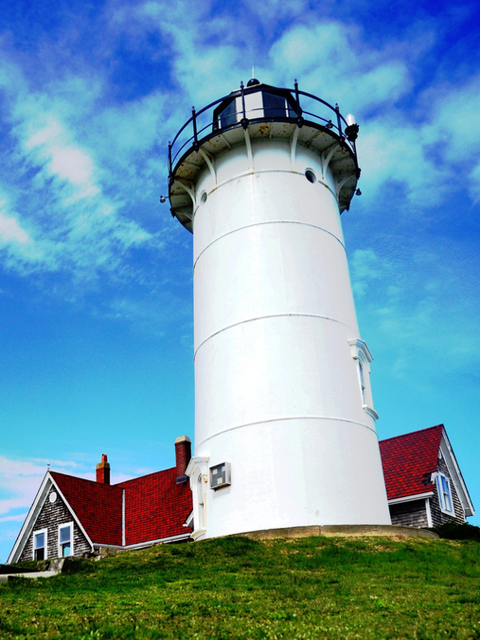
#> input picture Foto Esercitazioni/lighthouse.png, 480 x 640 px, found by its file name
$ python ImageManipulation.py
#> lines starting #> are read from the running program, lines starting #| are printed output that depends on the picture
# Import libraries
import os
import matplotlib.pyplot as plt
import imageio.v3 as io
import skimage.color as sk
import numpy as np

path =r'C:\Users\danie\Desktop\IPCV\Foto Esercitazioni'

Img=io.imread(os.path.join(path,'lighthouse.png'))
#> Img is the input picture: shape (640, 480, 3); mean R, G, B 106.4, 150.1, 171.4

plt.imshow(Img)
plt.axis('off')
plt.show()

# Convert to grayscale
Img_gray=sk.rgb2gray(Img)
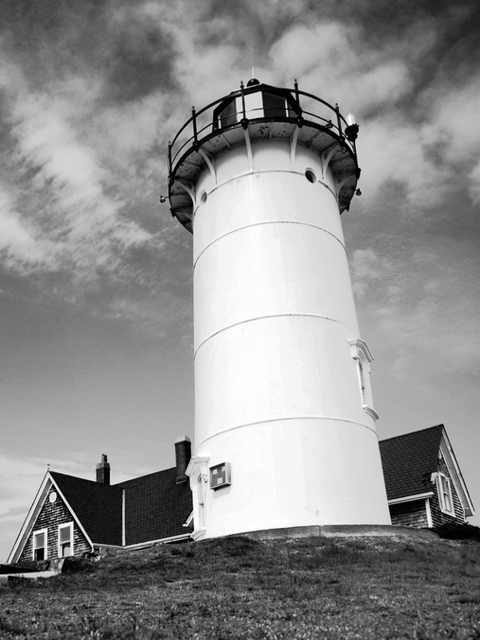
#> Img_gray: shape (640, 480) float64; min 0, max 1, mean 0.558
plt.imshow(Img_gray,cmap='gray')
plt.axis('off')
plt.show()

Img2 = io.imread(os.path.join(path,'cameraman.tif'))
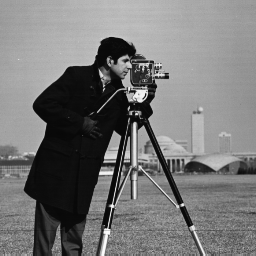
#> input picture Foto Esercitazioni/cameraman.tif, 256 x 256 px, found by its file name
#> Img2 is the input picture: shape (256, 256); min 7, max 253, mean 118.7
Img2_gray=Img2.astype('float32')/255
plt.imshow(Img2_gray,cmap='gray')
plt.axis('off')
plt.show()
print(Img2_gray.shape)
#| (256, 256)

peppers=io.imread(os.path.join(path,'peppers.png'))
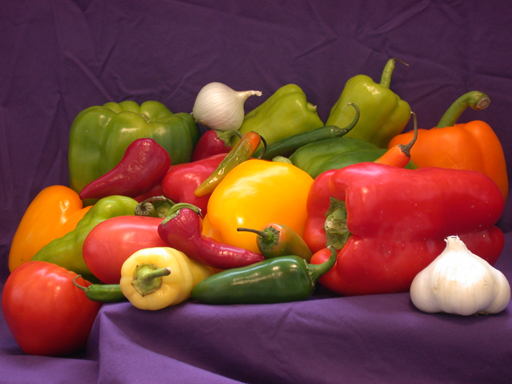
#> input picture Foto Esercitazioni/peppers.png, 512 x 384 px, found by its file name
#> peppers is the input picture: shape (384, 512, 3); mean R, G, B 120.8, 66.4, 57.6
plt.imshow(peppers)
plt.axis('off')
plt.show()

peppers_gray=peppers.astype('float32')/255

red= peppers_gray[:,:,0]
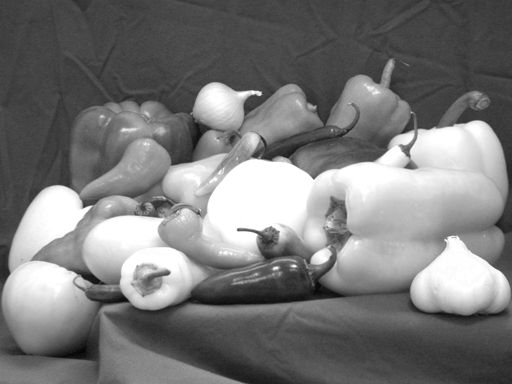
#> red: shape (384, 512) float32; min 0.0196, max 1, mean 0.474
green= peppers_gray[:,:,1]
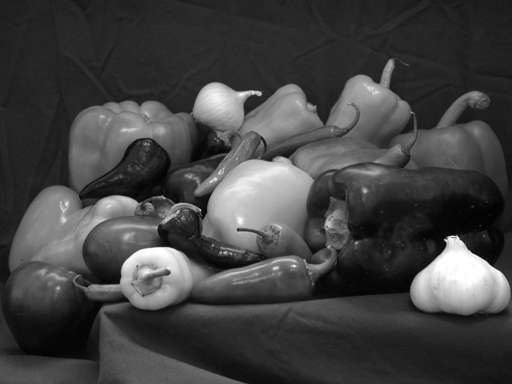
#> green: shape (384, 512) float32; min 0.00392, max 1, mean 0.26
blue= peppers_gray[:,:,2]
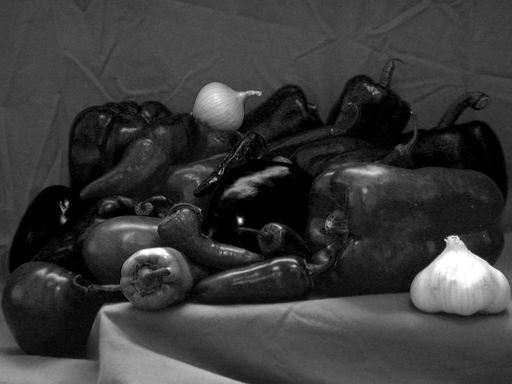
#> blue: shape (384, 512) float32; min 0, max 1, mean 0.226


plt.figure()
plt.subplot(1,3,1), plt.imshow(red,cmap='gray',vmin=0,vmax=1), plt.title('red')
plt.subplot(1,3,2), plt.imshow(green,cmap='gray',vmin=0,vmax=1), plt.title('green')
plt.subplot(1,3,3), plt.imshow(blue,cmap='gray',vmin=0,vmax=1), plt.title('blue')

plt.show()

peppers_patch = peppers[100:300,200:300,:]
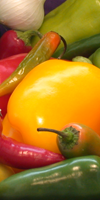
#> peppers_patch: shape (200, 100, 3); mean R, G, B 167.8, 120.2, 35.4
plt.figure()
plt.imshow(peppers_patch)
plt.axis('off')
plt.show()
print(peppers_patch.shape)
#| (200, 100, 3)
